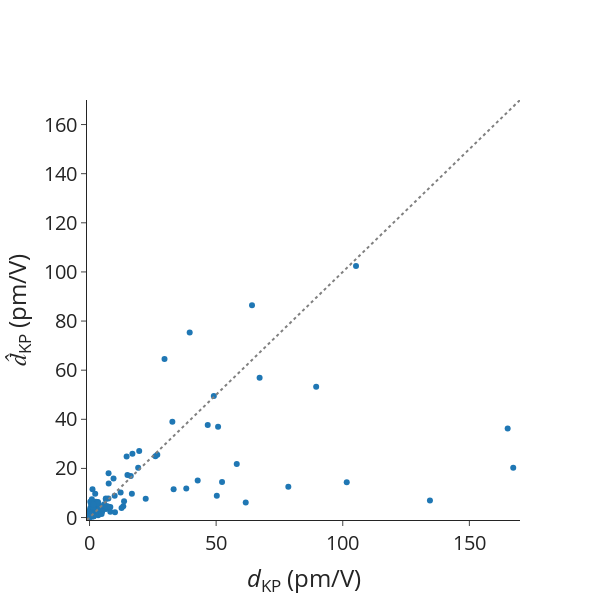

This figure's notebook cell:
### Markdown cell above
# Errors on dKP

### Code cell
# Data

mae = mean_absolute_error(df_pred_matten["dKP_true"], df_pred_matten["dKP_matten"])
mape = mean_absolute_percentage_error(
    df_pred_matten["dKP_true"], df_pred_matten["dKP_matten"]
)
rmse = root_mean_squared_error(df_pred_matten["dKP_true"], df_pred_matten["dKP_matten"])
spearmanrho = spearmanr(df_pred_matten["dKP_true"], df_pred_matten["dKP_matten"])
print(f"MAE = {mae}")
print(f"MAPE = {mape}")
print(f"RMSE = {rmse}")
print(f"Rho_sp = {spearmanrho.statistic}")

# Scatter plot for previous outputs.
scatter_dKP = go.Scatter(
    x=df_pred_matten["dKP_true"],
    y=df_pred_matten["dKP_matten"],
    mode="markers",
    name="",
    showlegend=False,
    text=[mpid for mpid in df_pred_matten.index.values],
)

ideal = go.Scatter(
    x=[-1, 200],
    y=[-1, 200],
    mode="lines",
    line=dict(color="gray", dash="dot"),
    showlegend=False,
)

# Layout
layout = go.Layout(
    # title=dict(text='Scatter Plot'),
    xaxis=dict(title="<i>d</i><sub>KP</sub> (pm/V)", range=[-1, 170]),
    yaxis=dict(title="<i>d&#770;</i><sub>KP</sub> (pm/V)", range=[-1, 170]),
    # legend=dict(font=dict(size=12)),
)

# Create figure
fig = go.Figure(data=[scatter_dKP, ideal], layout=layout)

fig.update_layout(
    autosize=False,
    font_size=20,
    width=600,
    height=600,
    # plot_bgcolor="white",
    template="simple_white",
)
fig.update_layout(
    xaxis=dict(
        # tickmode = 'array',
        # tickvals = [1, 2,3,4,5,6,7,8],
        # ticktext = ['One', 'Three', 'Five', 'Seven', 'Nine', 'Eleven']
        showgrid=False,
    ),
    yaxis=dict(
        # tickmode = 'array',
        # tickvals = [1, 2,3,4,5,6,7,8],
        # ticktext = ['One', 'Three', 'Five', 'Seven', 'Nine', 'Eleven']
        showgrid=False,
    ),
)

# Show figure
fig.show()

### Figure 1 — Plotly figure (JSON) as saved in the notebook; plotly's stock layout.template omitted (floating-point values rounded to 4 significant figures)
{"data": [{"mode": "markers", "name": "", "showlegend": false, "text": ["mp-21892", "mp-8070", "mp-558491", "mp-632684", "mp-23329", "mp-555150", "mp-760755", "mp-6268", "mp-559057", "mp-1778", "mp-2176", "mp-22909", "mp-9844", "mp-9066", "mp-6126", "mp-632229", "mp-21521", "mp-1287", "mp-756044", "mp-754712", "mp-18168", "mp-505702", "mp-559065", "mp-559545", "mp-549720", "mp-561385", "mp-13666", "mp-14444", "mp-2469", "mp-31451", "mp-1023924", "mp-38011", "mp-8884", "mp-6980", "mp-4524", "mp-11714", "mp-1180133", "mp-1225884", "mp-1196457", "mp-560894", "mp-1196282", "mp-1219328", "mp-1227124", "mp-1102285", "mp-1227389", "mp-1227110", "mp-1079676", "mp-1228342", "mp-17862", "mp-504952", "mp-1223849", "mp-1208039", "mp-625175", "agm003160552", "agm003202328", "agm002278924", "agm003202410", "mp-1227011", "agm002224865", "agm003157565", "agm002140778", "agm002041336", "agm003219193", "mp-1228160", "mp-1223489", "mp-1221169", "mp-4431", "mp-1105300", "mp-1103351", "mp-1029368", "mp-1029633", "agm002147818", "agm002153139", "mp-555202", "mp-1216976", "mp-626172", "agm002156258", "mp-772748", "mp-1223389", "mp-9427", "mp-1225916", "agm003237859", "mp-1221971", "agm002237807", "mp-1215642", "agm003213121", "agm002297812", "mp-29157", "mp-555915", "agm002138671", "agm002790067", "agm002205114", "agm002184995", "agm003235252", "agm003206267", "agm003705731", "agm2000126920", "agm2000137141", "agm005848675", "mp-2802611", "agm005056300", "agm004786326", "agm001234439", "agm002056302", "agm002137665", "mp-554918", "agm001375463", "agm005721583", "agm006020719", "agm003112540", "agm004787350", "agm002176403", "agm002161194", "agm2000136656", "mp-1208179", "agm002017294", "agm002041315", "agm003469328", "agm005072178", "agm005664742", "agm004773455", "agm005071058", "agm006047746", "agm005754384", "agm005748012"], "type": "scatter", "x": [1.67, 0.6154, 0.9163, 0.6333, 8.217, 1.671, 0.09891, 6.413, 1.629, 0.3199, 105.2, 2.588, 0.9484, 0.3188, 2.733, 2.91, 7.526, 0.142, 0.2817, 1.17, 2.409, 1.566, 6.498, 5.768, 22.18, 0.7001, 50.26, 13.33, 16.72, 67.16, 2.575, 6.983, 39.56, 61.69, 89.5, 6.45, 5.011, 0.1571, 0.1078, 0.4985, 0.02059, 2.709, 16.28, 7.286, 38.2, 0.00916, 1.418, 1.382, 33.21, 14.64, 0.09266, 0.9609, 0.2779, 12.28, 32.71, 165.1, 134.4, 52.33, 1.163, 0.2773, 3.739, 42.72, 0.2357, 0.2415, 0.1658, 10.05, 19.62, 26.76, 2.242, 14.97, 7.445, 0.3866, 2.536, 0.2467, 12.64, 0.2233, 0.6697, 0.2717, 26.04, 0.5744, 1.182, 0.3447, 5.871, 101.6, 3.522, 3.896, 1.145, 78.51, 0.4181, 4.991, 46.68, 64.16, 167.3, 0.04742, 19.21, 6.713, 0.2248, 8.213, 7.517, 0.8983, 7.568, 13.64, 0.8273, 3.414, 0.2176, 2.489, 29.62, 9.476, 0.413, 49.08, 1.713, 1.529, 9.926, 3.323, 0.8543, 16.93, 58.14, 0.3122, 0.3562, 3.195, 4.768, 1.395, 50.77, 1.478, 0.4218], "y": [3.619, 5.238, 7.411, 1.688, 2.355, 1.719, 0.4264, 7.534, 3.854, 1.234, 102.4, 3.005, 1.245, 6.416, 1.856, 2.553, 4.084, 2.115, 2.917, 0.4606, 3.102, 0.5134, 3.44, 3.829, 7.684, 2.984, 8.912, 4.62, 9.684, 56.9, 4.095, 4.471, 75.35, 6.119, 53.29, 7.758, 4.47, 0.6598, 0.2434, 0.7465, 0.9351, 4.075, 16.96, 4.53, 11.85, 0.2853, 2.19, 0.9376, 11.52, 24.83, 1.939, 1.01, 2.8, 10.23, 39.02, 36.22, 6.934, 14.49, 11.47, 3.83, 4.88, 15.09, 2.156, 1.937, 0.5763, 2.169, 27.09, 25.61, 9.688, 17.3, 7.783, 2.781, 6.413, 1.966, 3.851, 1.389, 1.955, 1.764, 24.95, 1.251, 5.845, 2.492, 5.394, 14.4, 5.803, 3.377, 3.287, 12.49, 0.2048, 2.468, 37.67, 86.45, 20.32, 0.9445, 20.27, 4.472, 2.785, 4.315, 18.06, 2.024, 13.83, 6.617, 1.9, 0.9353, 0.6497, 1.415, 64.56, 15.88, 1.827, 49.44, 0.4998, 4.145, 8.891, 6.317, 1.364, 25.99, 21.78, 1.463, 0.5979, 5.678, 1.456, 4.333, 37.0, 5.295, 0.5993]}, {"line": {"color": "gray", "dash": "dot"}, "mode": "lines", "showlegend": false, "type": "scatter", "x": [-1, 200], "y": [-1, 200]}], "layout": {"autosize": false, "font": {"size": 20}, "height": 600, "width": 600, "xaxis": {"range": [-1, 170], "showgrid": false, "title": {"text": "<i>d</i><sub>KP</sub> (pm/V)"}}, "yaxis": {"range": [-1, 170], "showgrid": false, "title": {"text": "<i>d&#770;</i><sub>KP</sub> (pm/V)"}}}}
